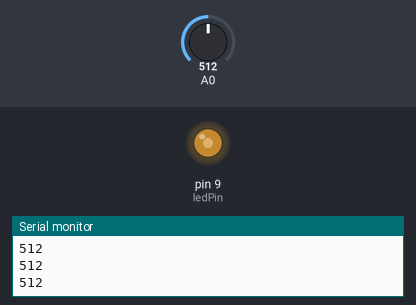
This sketch was run on a simulated Arduino Uno, built with avr-gcc and run on an emulated ATmega328P. Shown: output pins drawn as LEDs (lit = HIGH), the last lines printed to the serial monitor. The test bench sets the inputs (shaded band); at power-on: A0 = 512.

Above: at 1.2 s.
1.3 s: A0 set to 716
At 2.4 s:
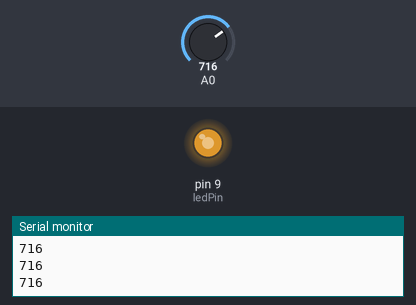
2.8 s: A0 set to 900
At 3.7 s:
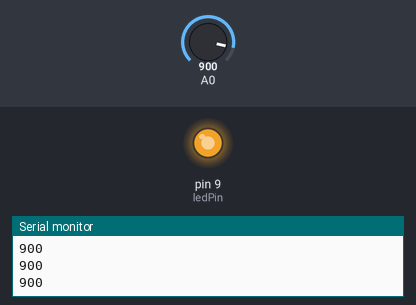
4.3 s: A0 set to 122
At 4.7 s:
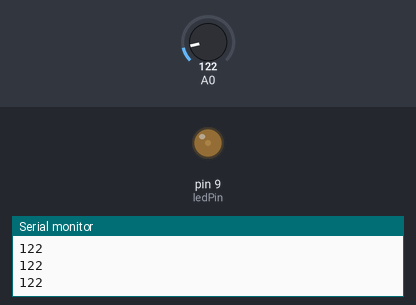
5.8 s: A0 set to 0
At 7.1 s:
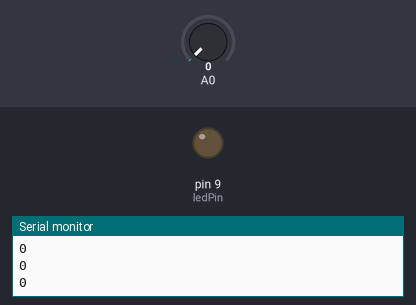
Timing chart, 0 to 8.3 s (numbered marks = the images above; inputs shaded):
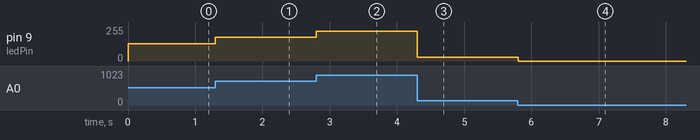

Measured:
- after the input at 1.3 s, pin 9 (ledPin): 128/255 → 179/255 at once
- after the input at 2.8 s, pin 9 (ledPin): 179/255 → 225/255 at once
- after the input at 4.3 s, pin 9 (ledPin): 225/255 → 30/255 at once
- after the input at 5.8 s, pin 9 (ledPin): 30/255 → 0/255 at once

The sketch:

B5K.ino
```cpp
int ledPin = 9;
void setup() {
  // put your setup code here, to run once:

  Serial.begin(9600);
  pinMode(ledPin, OUTPUT);

}

void loop() {
  // put your main code here, to run repeatedly:
int sensorValue = analogRead(A0);
analogWrite(ledPin, sensorValue / 4);
//digitalWrite(ledPin, sensorValue / 4);
Serial.println(sensorValue);
//delay(1000);
}
```
